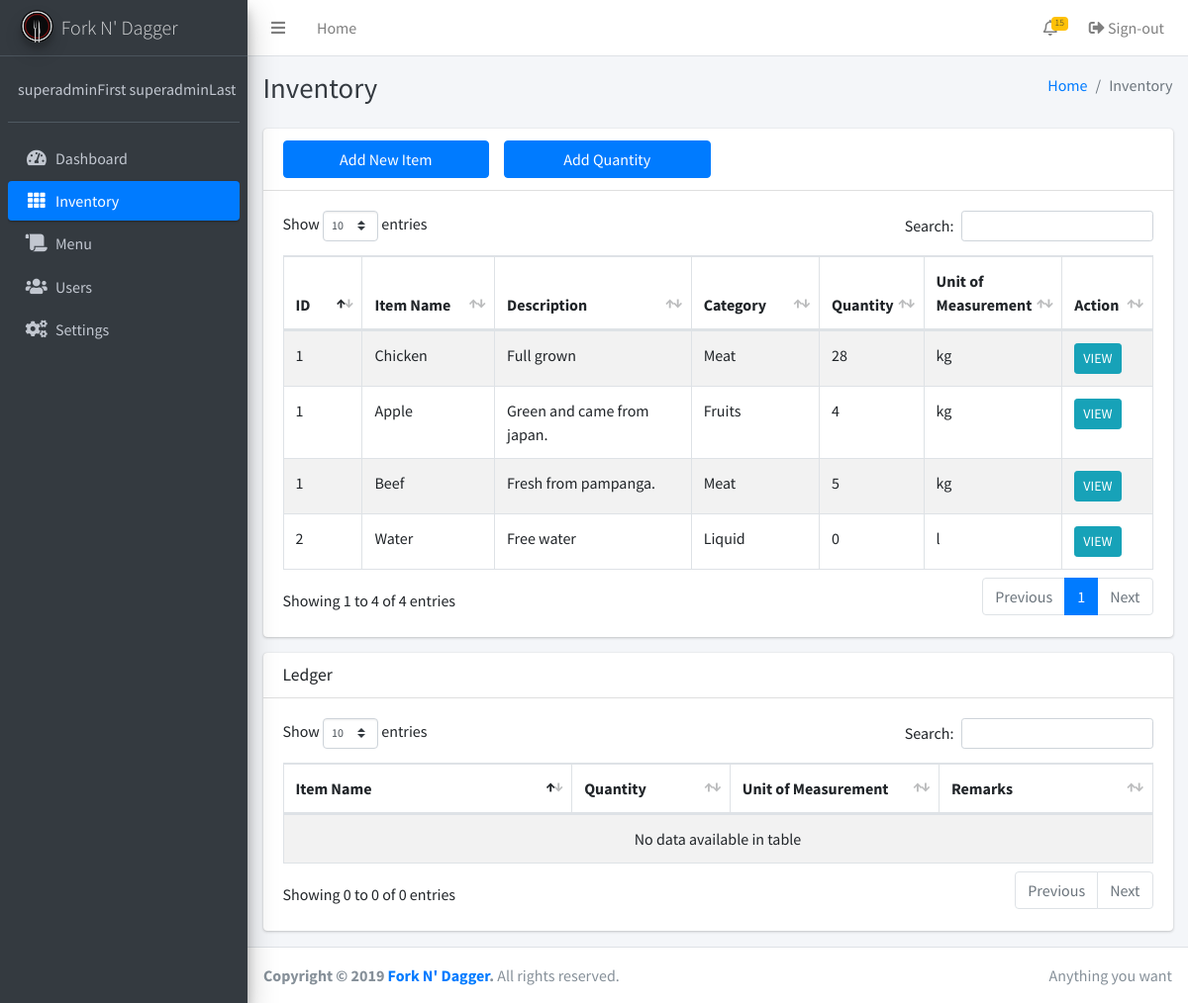
The page /inventory.php (signed in) on the database its author committed.
### tables this page shows
CREATE TABLE IF NOT EXISTS `inventory` (
  `id` bigint(255) NOT NULL AUTO_INCREMENT,
  `itemname` varchar(255) NOT NULL,
  `description` varchar(255) NOT NULL,
  `quantity` int(255) NOT NULL,
  `categoryID` int(255) NOT NULL,
  `unitID` int(255) NOT NULL,
  `timestamp` timestamp(6) NOT NULL,
  `adminID` int(255) NOT NULL,
  PRIMARY KEY (`id`)
);

CREATE TABLE IF NOT EXISTS `uom` (
  `id` bigint(255) NOT NULL AUTO_INCREMENT,
  `uomname` varchar(255) NOT NULL,
  PRIMARY KEY (`id`),
  UNIQUE KEY `name` (`uomname`)
);

CREATE TABLE IF NOT EXISTS `category` (
  `id` bigint(255) NOT NULL AUTO_INCREMENT,
  `categoryname` text NOT NULL,
  PRIMARY KEY (`id`)
);

### inc/session.php (called while the page is built, shortened)
<?php
	include 'inc/conn.php';;
	if(isset($_SESSION['admin'])){
		$query = $conn -> prepare("SELECT * FROM admins WHERE id = ? ");
		$query -> bind_param("s", $variable);
		$query -> execute();
		$result = $query->get_result();
		$user = mysqli_fetch_assoc($result);
		$role = $user['role'];
	}
	else{
		header('location: home.php');
		exit();
	}
?>

### inventory.php (the view, shortened to what this page needs)
<?php include 'inc/session.php'; ?>
<?php include 'inc/header.php'; ?>
<body class="hold-transition sidebar-mini">
<div class="wrapper">
<?php
$current = "inventory";
include 'inc/navbar.php'; ?>
<div class="content-wrapper">
<?php if ($role == 'Super User'): ?>
    <div class="content-header">
      <div class="container-fluid">
        <div class="row mb-2">
          <div class="col-sm-6">
            <h1 class="m-0 text-dark">Inventory</h1>
          </div>
          <div class="col-sm-6">
            <ol class="breadcrumb float-sm-right">
              <li class="breadcrumb-item"><a href="#">Home</a></li>
              <li class="breadcrumb-item active">Inventory</li>
            </ol>
          </div>
        </div>
      </div>
    </div>
    <div class="content">
      <div class="container">
        <div class="row">
          <div class="col-12">
            <div class="card">
              <div class="card-header">
                <div class="row">
                  <div class="col-3">
                  <button type="button" class="btn btn-block btn-primary" data-toggle="modal" data-target="#item">Add New Item</button>
                  </div>
                  <div class="col-3">
                  <button type="button" class="btn btn-block btn-primary" data-toggle="modal" data-target="#quantity">Add Quantity</button>
                  </div>
                </div>
              </div>
              <div class="card-body">
                <table class="table table-bordered table-striped display">
                  <thead>
                  <tr>
                    <th width="50">ID</th>
                    <th width="120">Item Name</th>
                    <th width="200">Description</th>
                    <th width="100">Category</th>
                    <th width="50">Quantity</th>
                    <th width="30">Unit of Measurement</th>
                    <th width="50">Action</th>
                  </tr>
                  </thead>
                  <tbody>
                  <?php
                  $result3 = mysqli_query($conn, "SELECT * FROM inventory join category on inventory.categoryID = category.id join uom on inventory.unitID = uom.id");
                  while ($row = mysqli_fetch_array($result3)) {
                        ?>
                  <tr>
                    <td><?php echo $row['id'];?></td>
                    <td><?php echo ucwords($row['itemname']);?></td>
                    <td><?php echo ucfirst($row['description']);?></td>
                    <td><?php echo ucwords($row['categoryname']);?></td>
                    <td><?php echo $row['quantity'];?></td>
                    <td><?php echo strtolower($row['uomname']);?></td>
                    <td><a href="editinventory.php?id=<?php echo $row['id'];?>" class="btn btn-info btn-sm m-0">VIEW</a></td>
                  </tr>
                  <?php   } ?>
                  </tbody>
                </table>
              </div>
            </div>
          </div>
        </div>
        <div class="row">
          <div class="col-12">
            <div class="card">
              <div class="card-header">
                <h3 class="card-title">Ledger</h3>
              </div>
              <div class="card-body">
                <table class="table table-bordered table-striped display">
                  <thead>
                  <tr>
                    <th width="150">Item Name</th>
                    <th width="30">Quantity</th>
                    <th width="30">Unit of Measurement</th>
                    <th width="100">Remarks</th>
                  </tr>
                  </thead>
                  <tbody>
                  </tbody>
                </table>
              </div>
            </div>
          </div>
        </div>
      </div>
    </div>
</div>
<?php else: ?>
  <?php include 'forbidden.php'; ?>
<?php endif ?>
  <?php include 'inc/footer.php'; ?>
</div>
</body>
</html>

### inc/navbar.php (shortened to what this page needs)
  <nav class="main-header navbar navbar-expand navbar-white navbar-light">
    <ul class="navbar-nav">
      <li class="nav-item">
        <a class="nav-link" data-widget="pushmenu" href="#"><i class="fas fa-bars"></i></a>
      </li>
      <li class="nav-item d-none d-sm-inline-block">
        <a href="index3.html" class="nav-link">Home</a>
      </li>
    </ul>
    <ul class="navbar-nav ml-auto">
      <li class="nav-item dropdown">
        <a class="nav-link" data-toggle="dropdown" href="#">
          <i class="far fa-bell"></i>
          <span class="badge badge-warning navbar-badge">15</span>
        </a>
      </li>
      <li class="nav-item">
        <a class="nav-link" href="logout.php"><i class="nav-icon fas fa-sign-out-alt"></i> Sign-out</a>
      </li>
    </ul>
  </nav>
  <aside class="main-sidebar sidebar-dark-primary elevation-4">
    <a href="index.php" class="brand-link">
      <img src="image/logo.png" alt="Fork N' Dagger Logo" class="brand-image img-circle elevation-3"
           style="opacity: .8">
      <span class="brand-text font-weight-light">Fork N' Dagger</span>
    </a>
    <div class="sidebar">
      <div class="user-panel mt-3 pb-3 mb-3 d-flex">
        <div class="info">
          <a href="#" class="d-block"><?php echo $user['firstname']. ' '.$user['lastname']; ?></a>
        </div>
      </div>
<?php
switch ($role): ?>
<?php case "Super User": ?>
      <nav class="mt-2">
        <ul class="nav nav-pills nav-sidebar flex-column" data-widget="treeview" role="menu" data-accordion="false">
          <li class="nav-item">
            <a href="index.php" class="nav-link <?php if($current == 'Dashboard') {echo 'active';} ?>">
              <i class="nav-icon fas fa-tachometer-alt"></i>
              <p>
                Dashboard
              </p>
            </a>
          </li>
          <li class="nav-item">
            <a href="inventory.php" class="nav-link <?php if($current == 'inventory') {echo 'active';} ?>" >
              <i class="nav-icon fas fa-th"></i>
              <p>
                Inventory
              </p>
            </a>
          </li>
          <li class="nav-item">
            <a href="menu.php" class="nav-link <?php if($current == 'menu') {echo 'active';} ?>">
              <i class="nav-icon fas fa-scroll"></i>
              <p>
                Menu
              </p>
            </a>
          </li>
          <li class="nav-item">
            <a href="users.php" class="nav-link <?php if($current == 'users') {echo 'active';} ?>">
              <i class="nav-icon fas fa-users"></i>
              <p>
                Users
              </p>
            </a>
          </li>
          <li class="nav-item">
            <a href="settings.php" class="nav-link <?php if($current == 'settings') {echo 'active';} ?>">
              <i class="nav-icon fas fa-cogs"></i>
              <p>
                Settings
              </p>
            </a>
          </li>
        </ul>
      </nav>
<?php break; ?>
<?php endswitch; ?>
    </div>
  </aside>

### rows shown on the page
inventory: uom.id "1", itemname "Chicken", description "Full grown", categoryID.categoryname "Meat", quantity "28", uom.uomname "kg"
inventory: uom.id "1", itemname "Apple", description "Green and came from japan.", categoryID.categoryname "Fruits", quantity "4", uom.uomname "kg"
inventory: uom.id "1", itemname "Beef", description "Fresh from pampanga.", categoryID.categoryname "Meat", quantity "5", uom.uomname "kg"
inventory: uom.id "2", itemname "Water", description "Free water", categoryID.categoryname "Liquid", quantity "0", uom.uomname "l"

### other values the page prints
$user['firstname'] "superadminFirst"
$user['lastname'] "superadminLast"
